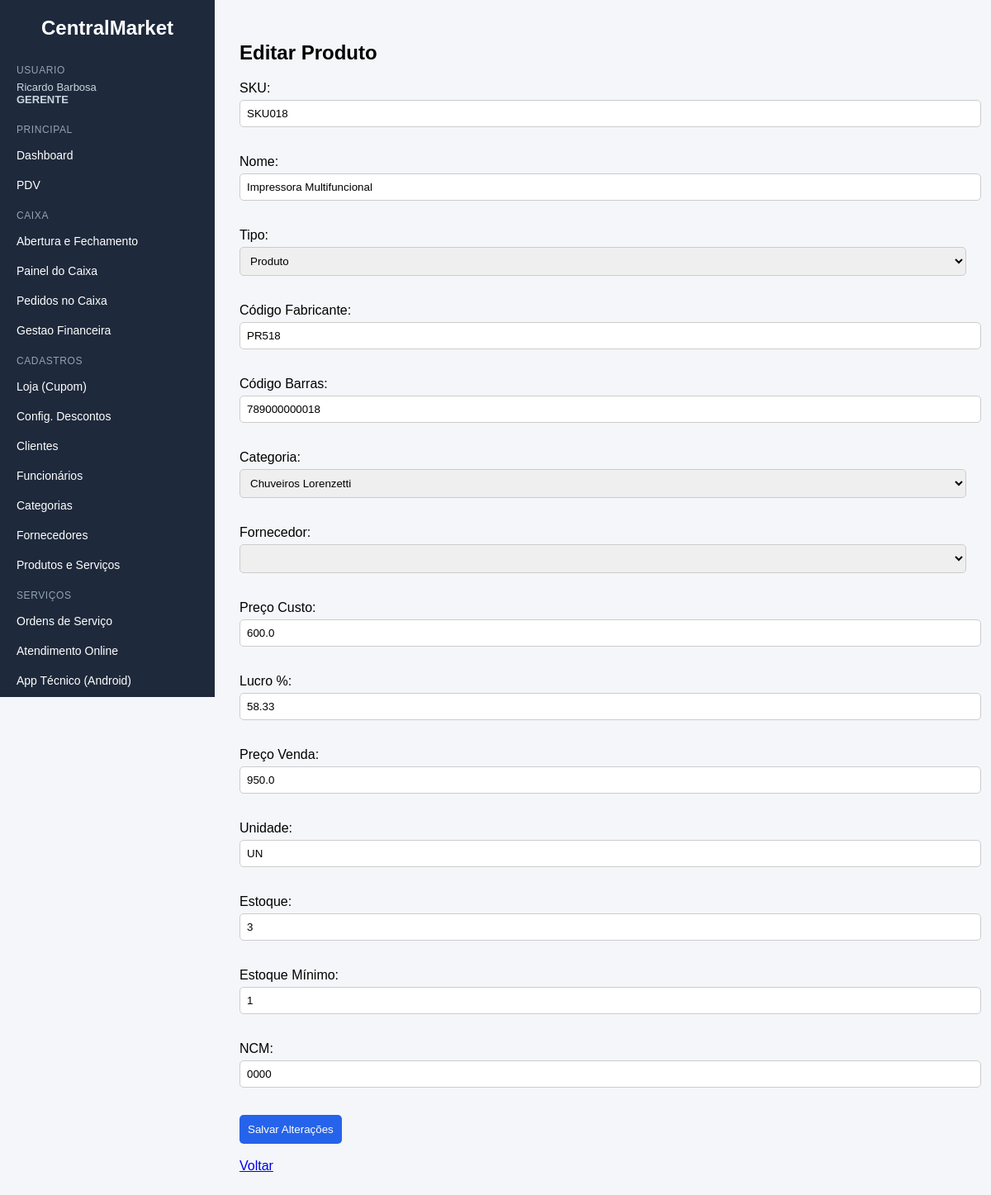
The app's page /editar/19 (signed in), older data.
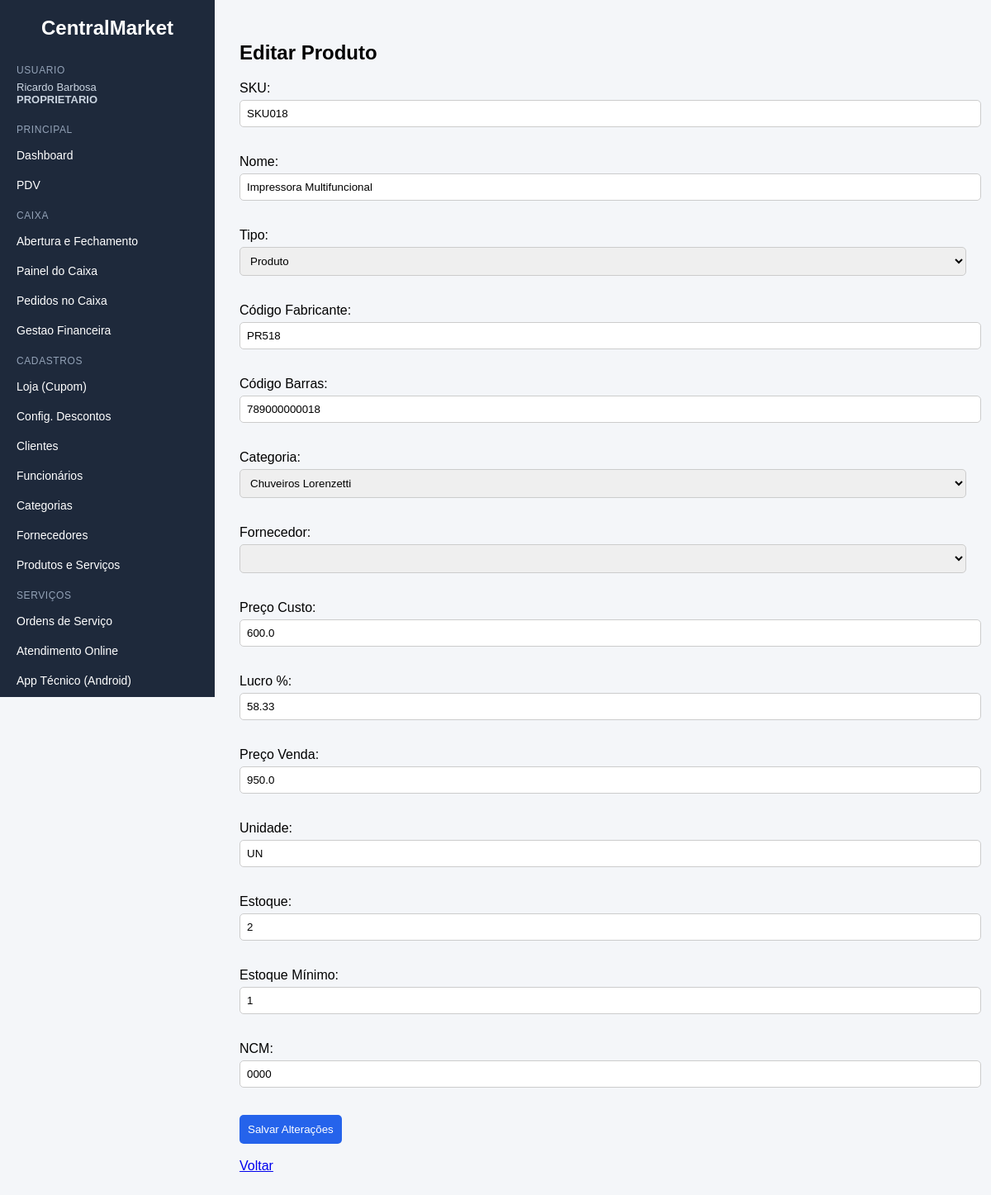
The same page, newer data.
### tables this page shows
CREATE TABLE produtos (
    id INTEGER PRIMARY KEY AUTOINCREMENT,
    sku TEXT,
    nome TEXT NOT NULL,
    codigo_barras TEXT,
    codigo_fabricante TEXT,
    categoria_id INTEGER,
    fornecedor_id INTEGER,
    preco_custo REAL,
    preco_venda REAL,
    estoque INTEGER DEFAULT 0,
    estoque_minimo INTEGER DEFAULT 0,
    unidade TEXT,
    ncm TEXT
, tipo TEXT);

CREATE TABLE categorias (
        id INTEGER PRIMARY KEY AUTOINCREMENT,
        nome TEXT NOT NULL,
        categoria_pai_id INTEGER,
        FOREIGN KEY (categoria_pai_id) REFERENCES categorias(id)
    );

### app.py (the view, shortened to what this page needs)
@app.route("/editar/<int:id>", methods=["GET", "POST"])
def editar(id):
    conn = conectar()
    cursor = conn.cursor()
    cursor.execute("SELECT * FROM produtos WHERE id = ?", (id,))
    produto = cursor.fetchone()
    cursor.execute("SELECT * FROM categorias")
    categorias = cursor.fetchall()
    cursor.execute("SELECT * FROM fornecedores")
    fornecedores = cursor.fetchall()
    conn.close()
    return render_template(
        "editar_produto.html",
        produto=produto,
        categorias=categorias,
        fornecedores=fornecedores
    )

### app.py (called while the page is built, shortened)
def ensure_funcionarios_auth_columns():
    global AUTH_SCHEMA_READY
    if AUTH_SCHEMA_READY:
        return

def nivel_usuario():
    role = (session.get("user_role") or "funcionario").lower()
    return ROLE_LEVEL.get(role, 1)

@app.before_request
def validar_acesso():
    ensure_funcionarios_auth_columns()
    endpoint = request.endpoint or ""
    if endpoint in AUTH_PUBLIC_ENDPOINTS:
        return None
    if endpoint.startswith("static"):
        return None
    if "user_id" not in session:
        return redirect(url_for("login", next=request.path))
    if endpoint in PROPRIETARIO_ENDPOINTS and (session.get("user_role") != "proprietario"):
        return resposta_acesso_negado("Acesso permitido apenas para proprietario.")
    if endpoint in GERENTE_ENDPOINTS and nivel_usuario() < ROLE_LEVEL["gerente"]:
        return resposta_acesso_negado("Acesso permitido para gerente ou proprietario.")
    return None

@app.context_processor
def injetar_usuario():
    return {
        "usuario_logado": session.get("user_nome"),
        "perfil_logado": session.get("user_role"),
    }

### templates/editar_produto.html (shortened to what this page needs)
{% extends "base.html" %}
{% block content %}
<h2>Editar Produto</h2>
<form method="POST">
    SKU:<br>
    <input type="text" name="sku" value="{{ produto.sku }}"><br><br>
    Nome:<br>
    <input type="text" name="nome" value="{{ produto.nome }}"><br><br>
    Tipo:<br>
    <select name="tipo">
        <option value="produto"
            {% if produto.tipo == "produto" %}selected{% endif %}>
            Produto
        </option>
    </select><br><br>
    Código Fabricante:<br>
    <input type="text" name="codigo_fabricante" value="{{ produto.codigo_fabricante }}"><br><br>
    Código Barras:<br>
    <input type="text" name="codigo_barras" value="{{ produto.codigo_barras }}"><br><br>
    Categoria:<br>
    <select name="categoria_id">
        {% for categoria in categorias %}
            <option value="{{ categoria.id }}"
                {% if categoria.id == produto.categoria_id %}selected{% endif %}>
                {{ categoria.nome }}
            </option>
        {% endfor %}
    </select><br><br>
    Fornecedor:<br>
    <select name="fornecedor_id">
        {% for fornecedor in fornecedores %}
            <option value="{{ fornecedor.id }}"
                {% if fornecedor.id == produto.fornecedor_id %}selected{% endif %}>
            </option>
        {% endfor %}
    </select><br><br>
    Preço Custo:<br>
    <input type="number" step="0.01" name="preco_custo" id="preco_custo"
    value="{{ produto.preco_custo }}"><br><br>
    Lucro %:<br>
    <input type="number" step="0.01" id="lucro_percentual"><br><br>
    Preço Venda:<br>
    <input type="number" step="0.01" name="preco_venda" id="preco_venda"
    value="{{ produto.preco_venda }}"><br><br>
    Unidade:<br>
    <input type="text" name="unidade" value="{{ produto.unidade }}"><br><br>
    Estoque:<br>
    <input type="number" name="estoque" value="{{ produto.estoque }}"><br><br>
    Estoque Mínimo:<br>
    <input type="number" name="estoque_minimo" value="{{ produto.estoque_minimo }}"><br><br>
    NCM:<br>
    <input type="text" name="ncm" value="{{ produto.ncm }}"><br><br>
    <button type="submit">Salvar Alterações</button>
</form>
<br>
<a href="/produtos">Voltar</a>
{% endblock %}

Row changes from the older to the newer data that the page shows:
changed produtos "SKU018": estoque "3" → "2"
Text that changed along with them:
{{ perfil_logado|upper }}: "GERENTE" → "PROPRIETARIO"
